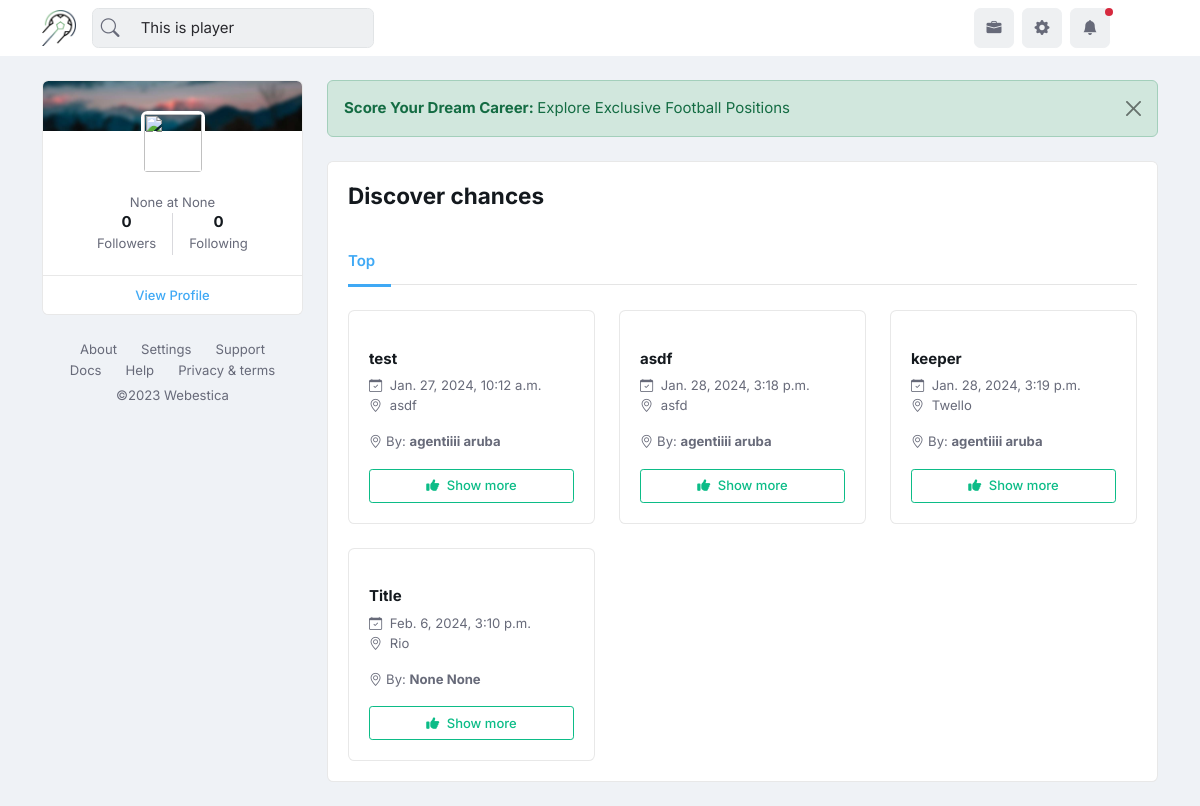
The page /vacancies/ (signed in) on the database its author committed.
### firstapp/models.py (models this page shows, shortened)
class User(AbstractUser):
    is_player = models.BooleanField(default=False)
    is_coach = models.BooleanField(default=False)
    is_scout = models.BooleanField(default=False)
    first_name = models.CharField(max_length=255, null=True)
    last_name = models.CharField(max_length=255, null=True)
    email = models.EmailField(unique=True)
    profile_image = models.ImageField(upload_to='profile_images', blank=True, null=True)
    cover_image = models.ImageField(upload_to='cover_images', blank=True, null=True)
    place = models.CharField(max_length=255, null=True)
    country = models.CharField(max_length=255, null=True, blank=True)
    date_of_birth = models.DateField(null=True)
    phone_number = models.CharField(max_length=20, null=True)
    followed_users = models.ManyToManyField('User', related_name='followed')
    posts = models.ManyToManyField('Post', related_name='player_posts', blank=True)
    about = models.TextField(null=True, blank=True)
    def getFullName(self):
        return self.getFirstName()+" "+self.getLastName()
    def getFirstName(self):
        if self.first_name:
            return self.first_name
        else:
            return ''
    def getLastName(self):
        if self.last_name:
            return self.last_name
        else:
            return ''
    def getProfileimageUrl(self):
        if not self.profile_image:
            return '/static/profile_placeholder.jpg'
        else:
            return self.profile_image.url
    def connections_received_onhold(self):
        received_connections = self.connection_requests_received.filter(accepted=False)
        return received_connections

class Player(models.Model):
    user = models.OneToOneField(User, on_delete=models.CASCADE, primary_key=True, related_name='player')
    club = models.CharField(max_length=255, null=True, blank=True)
    nft = models.CharField(max_length=255, null=True, blank=True) # national football team
    competition = models.CharField(max_length=255, null=True, blank=True)
    length = models.IntegerField(null=True, blank=True)
    weight = models.IntegerField(null=True)
    preferred_leg = models.CharField(max_length=10, null=True, blank=True)
    position = models.CharField(max_length=255, null=True, blank=True)
    qualities = models.CharField(max_length=255, null=True, blank=True)
    career_statistics = models.CharField(max_length=255, null=True, blank=True)
    ambition = models.TextField(null=True, blank=True)
    goals = models.IntegerField(null=True, blank=True)
    assists = models.IntegerField(null=True, blank=True)
    clean_sheet = models.IntegerField(null=True, blank=True)
    played_matches = models.IntegerField(null=True, blank=True)

class Vacancy(models.Model):
    title = models.CharField(max_length=255)
    description = models.TextField()
    place = models.CharField(max_length=255)
    appliers = models.ManyToManyField(Player, related_name='applied_vacancies')
    agent = models.ForeignKey(Agent, on_delete=models.CASCADE, related_name='posted_vacancies')
    created_at = models.DateTimeField(auto_now_add=True)

class Agent(models.Model):
    user = models.OneToOneField(User, on_delete=models.CASCADE, primary_key=True, related_name='agent')
    player_notes = models.TextField()
    posts = models.ManyToManyField('Post', related_name='agent_posts')

### firstapp/views.py (the view)
# urls.py: path('vacancies/', views.vacancies, name='vacancies'),
@login_required
def vacancies(request):
    vacancies = Vacancy.objects.all()
    return render(request, 'vacancies/vacancies.html', {'vacancies': vacancies})

### playerpro/templates/vacancies/vacancies.html (shortened to what this page needs)
{% extends 'theme/base.html' %}
{% load static %}
{% load crispy_forms_tags %}
{% load custom_tags %}
{% block content %}
<main>
	<div class="container">
		<div class="row g-4">
            {% include 'theme/sidenav.html' %}
            <div class="col-md-8 col-lg-6 vstack gap-4">
                <div class="alert alert-success alert-dismissible fade show mb-0" role="alert">
                  <strong>Score Your Dream Career: </strong>Explore Exclusive Football Positions
                  <button type="button" class="btn-close" data-bs-dismiss="alert" aria-label="Close"></button>
                </div>
                  <div class="card h-100">
                    <div class="card-header d-sm-flex align-items-center text-center justify-content-sm-between border-0 pb-0">
                      <h1 class="h4 card-title">Discover chances</h1>
                    </div>
                    <div class="card-body">
                      <ul class="nav nav-tabs nav-bottom-line justify-content-center justify-content-md-start">
                        <li class="nav-item"> <a class="nav-link active" data-bs-toggle="tab" href="#tab-1"> Top </a> </li>
                      </ul>
                      <div class="tab-content mb-0 pb-0">
                        <div class="tab-pane fade show active" id="tab-1">
                          <div class="row g-4">
                            {% for vacancy in vacancies %}
                            {% include 'vacancies/vacancy_card.html' with vacancy=vacancy%}
                            {% endfor %}
                          </div>
                        </div>
                    </div>
                  </div>
                </div>
              </div>
		</div>
	</div>
</main>
{% endblock content %}

### playerpro/templates/theme/header1.html (shortened to what this page needs)
{% load static %}
<header class="navbar-light fixed-top header-static bg-mode">
	<nav class="navbar navbar-expand-lg">
		<div class="container">
			<a class="navbar-brand" href="{% url 'feed' %}">
				<img class="navbar-brand-item" src="{% static 'images/logo.png' %}" alt="logo">
			</a>
			<div class="collapse navbar-collapse" id="navbarCollapse">
				<div class="nav mt-3 mt-lg-0 flex-nowrap align-items-center px-4 px-lg-0">
					<div class="nav-item w-100">
						<form class="rounded position-relative" method="post" action="{% url 'discover' %}">
							<input class="form-control ps-5 bg-light" type="search" placeholder="Search..." value="{% if request.user.player %}This is player{% elif request.user.scout %}This is scout{% elif request.user.agent %}This is agent{% endif %}" aria-label="Search" name="searched">
							<button class="btn bg-transparent px-2 py-0 position-absolute top-50 start-0 translate-middle-y" type="submit"><i class="bi bi-search fs-5"> </i></button>
						</form>
					</div>
				</div>
			</div>
			<ul class="nav flex-nowrap align-items-center ms-sm-3 list-unstyled">
				<li class="nav-item ms-2">
					<a class="nav-link icon-md btn btn-light p-0" href="{% url 'vacancies' %}">
						<i class="bi bi-briefcase-fill fs-6"> </i>
					</a>
				</li>
				<li class="nav-item ms-2">
					<a class="nav-link icon-md btn btn-light p-0" href="{% if user.scout %}{% url 'edit_account_scout' %}{% elif user.agent %}{% url 'edit_account_agent' %}{% else %}{% url 'edit_account' %}{% endif %}">
						<i class="bi bi-gear-fill fs-6"> </i>
					</a>
				</li>
				<li class="nav-item dropdown ms-2">
					<a class="nav-link icon-md btn btn-light p-0" href="#" id="notifDropdown" role="button" data-bs-toggle="dropdown" aria-expanded="false" data-bs-auto-close="outside">
						<span class="badge-notif animation-blink"></span>
						<i class="bi bi-bell-fill fs-6"> </i>
					</a>
				</li>
				<li class="nav-item ms-2 dropdown">
					<a class="nav-link btn icon-md p-0" href="#" id="profileDropdown" role="button" data-bs-auto-close="outside" data-bs-display="static" data-bs-toggle="dropdown" aria-expanded="false">
					</a>
				</li>
			</ul>
		</div>
	</nav>
</header>

### playerpro/templates/theme/sidenav.html (shortened to what this page needs)
			<div class="col-lg-3">
				<nav class="navbar navbar-expand-lg mx-0">
					<div class="offcanvas offcanvas-start" tabindex="-1" id="offcanvasSideNavbar">
						<div class="offcanvas-body d-block px-2 px-lg-0">
							<div class="card overflow-hidden">
								<div class="h-50px" style="background-image:url(assets/images/bg/01.jpg); background-position: center; background-size: cover; background-repeat: no-repeat;"></div>
									<div class="card-body pt-0">
										<div class="text-center">
										<div class="avatar avatar-lg mt-n5 mb-3">
											<a href="#!"><img class="avatar-img rounded border border-white border-3" src="{{ request.user.getProfileimageUrl }}" alt=""></a>
										</div>
										<small>{{request.user.player.position}} at {{request.user.player.club}}</small>
										<div class="hstack gap-2 gap-xl-3 justify-content-center">
											<div>
												<h6 class="mb-0">{{user.followers.all.count}}</h6>
												<small>Followers</small>
											</div>
											<div>
												<h6 class="mb-0">{{user.following.all.count}}</h6>
												<small>Following</small>
											</div>
										</div>
									</div>
								</div>
								<div class="card-footer text-center py-2">
									<a class="btn btn-link btn-sm" href="{% url 'profile' username=request.user.username %}">View Profile </a>
								</div>
							</div>
							<ul class="nav small mt-4 justify-content-center lh-1">
								<li class="nav-item">
									<a class="nav-link" href="#">About</a>
								</li>
								<li class="nav-item">
									<a class="nav-link" href="#">Settings</a>
								</li>
								<li class="nav-item">
									<a class="nav-link" href="#">Support </a>
								</li>
								<li class="nav-item">
									<a class="nav-link" href="#">Docs </a>
								</li>
								<li class="nav-item">
									<a class="nav-link" href="#">Help</a>
								</li>
								<li class="nav-item">
									<a class="nav-link" href="#">Privacy & terms</a>
								</li>
							</ul>
							<p class="small text-center mt-1">©2023 <a class="text-body" href="#"> Webestica </a></p>
						</div>
					</div>
				</nav>
			</div>

### playerpro/templates/vacancies/vacancy_card.html (shortened to what this page needs)
{% load static %}
<div class="col-sm-6 col-xl-4">
    <div class="card h-100">
      <div class="position-relative">
      </div>
      <div class="card-body position-relative pt-0">
        <h6 class="mt-3"> <a href="{% url 'vacancy_detail' vacancy_id=vacancy.id %}"> {{vacancy.title}} </a> </h6>
        <p class="mb-0 small"> <i class="bi bi-calendar-check pe-1"></i> {{vacancy.created_at}} </p>
        <p class="small"> <i class="bi bi-geo-alt pe-1"></i> {{vacancy.place}} </p>
        <p class="small"> <i class="bi bi-geo-alt pe-1"></i>By: <a style="color: inherit" href="{% url 'profile' username=vacancy.agent.user.username %}"><strong>{{vacancy.agent.user.get_full_name}}</strong></a></p>
        <div class="d-flex mt-3 justify-content-between">
          <div class="w-100">
            <a href="{% url 'vacancy_detail' vacancy_id=vacancy.id %}"><label class="btn btn-sm btn-outline-success d-block" for="Interested1"><i class="fa-solid fa-thumbs-up me-1"></i> Show more</label></a>
          </div>
        </div>
      </div>
   </div>
  </div>

### rows shown on the page
User: searched "This is player", user.player.position "None", user.player.club "None", followers.all.count "0", following.all.count "0"
Vacancy: title "test", created_at "Jan. 27, 2024, 10:12 a.m.", place "asdf", agent.user.get_full_name "agentiiii aruba"
Vacancy: title "asdf", created_at "Jan. 28, 2024, 3:18 p.m.", place "asfd", agent.user.get_full_name "agentiiii aruba"
Vacancy: title "keeper", created_at "Jan. 28, 2024, 3:19 p.m.", place "Twello", agent.user.get_full_name "agentiiii aruba"
Vacancy: title "Title", created_at "Feb. 6, 2024, 3:10 p.m.", place "Rio", agent.user.get_full_name "None None"
